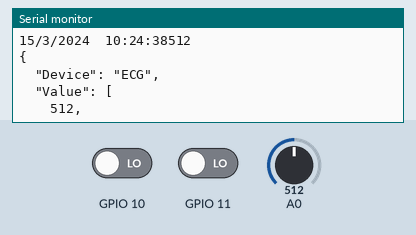
The sketch below on a simulated ESP8266 (NodeMCU). Parts: the last lines printed to the serial monitor. The test bench sets the inputs (shaded band); at power-on: A0 = 512, GPIO 10 LOW, GPIO 11 LOW. WiFi joins after 1.5 s; servers stay silent unless stated; uploads are accepted with an empty reply; the local clock reads 2024-03-15 10:24:30 at power-on unless the sketch sets it.

Above: at 9.0 s.
9.1 s: A0 set to 11
At 9.19 s:
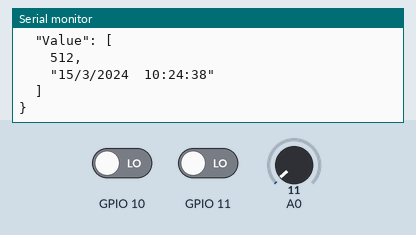
10.6 s: A0 set to 8
At 10.77 s:
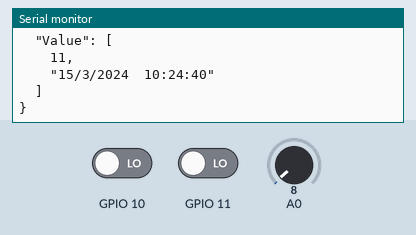
Timing chart, 0 to 13.1 s (numbered marks = the images above; inputs shaded):
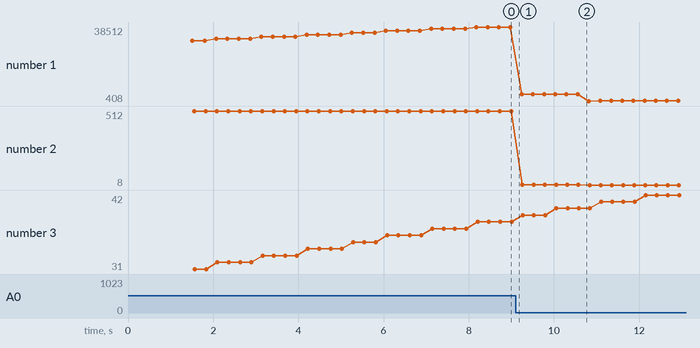

Measured:
- plotted number 1: 38512 → 4011 after the input at 9.1 s, 4011 → 428 after the input at 10.6 s
- plotted number 2: 512 → 11 after the input at 9.1 s, 11 → 8 after the input at 10.6 s

The sketch:

ECGrawData.ino
```cpp
#include <ESP8266HTTPClient.h>
#include <ESP8266WiFi.h>
#include <ArduinoJson.h>
#include <time.h>
#include <Wire.h>
//==============================================================================================
int timezone = 6 * 3600;
int dst = 0;
//==============================================================================================
long tiempo_prev;
float dt;
//==============================================================================================
void setup() {
//============================================================================================
  // initialize the serial communication:
  Serial.begin(9600);
  pinMode(D1, INPUT); // Setup for leads off detection LO +
  pinMode(D2, INPUT); // Setup for leads off detection LO -
//============================================================================================
  WiFi.begin("AndroidAP safat", "trexis-awesome");   //WiFi connection

  while (WiFi.status() != WL_CONNECTED) {  //Wait for the WiFI connection completion

    delay(500);
    Serial.println("Waiting for connection");
  }
  Serial.println("WiFi Connected!");
//=============================================================================================
  configTime(timezone, dst, "pool.ntp.org","time.nist.gov");
}
//=============================================================================================
void loop() {
  Serial.println("!!Starting!!");
  time_t now = time(nullptr);
  struct tm* p_tm = localtime(&now);
  String day = String(p_tm->tm_mday);
  String mon = String(p_tm->tm_mon+1);
  String year = String(p_tm->tm_year + 1900);
  String hour = String(p_tm->tm_hour);
  String mint = String(p_tm->tm_min);
  String sec = String(p_tm->tm_sec);
  String curTime = hour+":"+mint+":"+sec;
  String daymon = day+"/"+mon+"/"+year+"  "+curTime;
  Serial.print(daymon);
  //===========================================================================================
  if((digitalRead(10) == 1)||(digitalRead(11) == 1)){
    Serial.println('!');
  }
  else{
    // send the value of analog input 0:
      Serial.println(analogRead(A0));
  }
  if (WiFi.status() == WL_CONNECTED) { //Check WiFi connection status
      StaticJsonBuffer<300> JSONbuffer;   //Declaring static JSON buffer
      JsonObject& JSONencoder = JSONbuffer.createObject();

      JSONencoder["Device"] = "ECG";

      JsonArray& values = JSONencoder.createNestedArray("Value"); //JSON array
      values.add(analogRead(A0)); //Add value to array
      values.add(daymon); //Add Date and Time to array
      //==========================================================================================
      char JSONmessageBuffer[300];
      JSONencoder.prettyPrintTo(JSONmessageBuffer, sizeof(JSONmessageBuffer));
      Serial.println(JSONmessageBuffer);

      HTTPClient http;    //Declare object of class HTTPClient

      http.begin("http://104.197.51.157/smart_health/");      //Specify request destination
      http.addHeader("Content-Type", "application/json");  //Specify content-type header

      int httpCode = http.POST(JSONmessageBuffer);   //Send the request
      String payload = http.getString();                                        //Get the response payload

      Serial.println(httpCode);   //Print HTTP return code
      Serial.println(payload);    //Print request response payload

      http.end();  //Close connection

      } else {

      Serial.println("Error in WiFi connection");

    }

}
```
